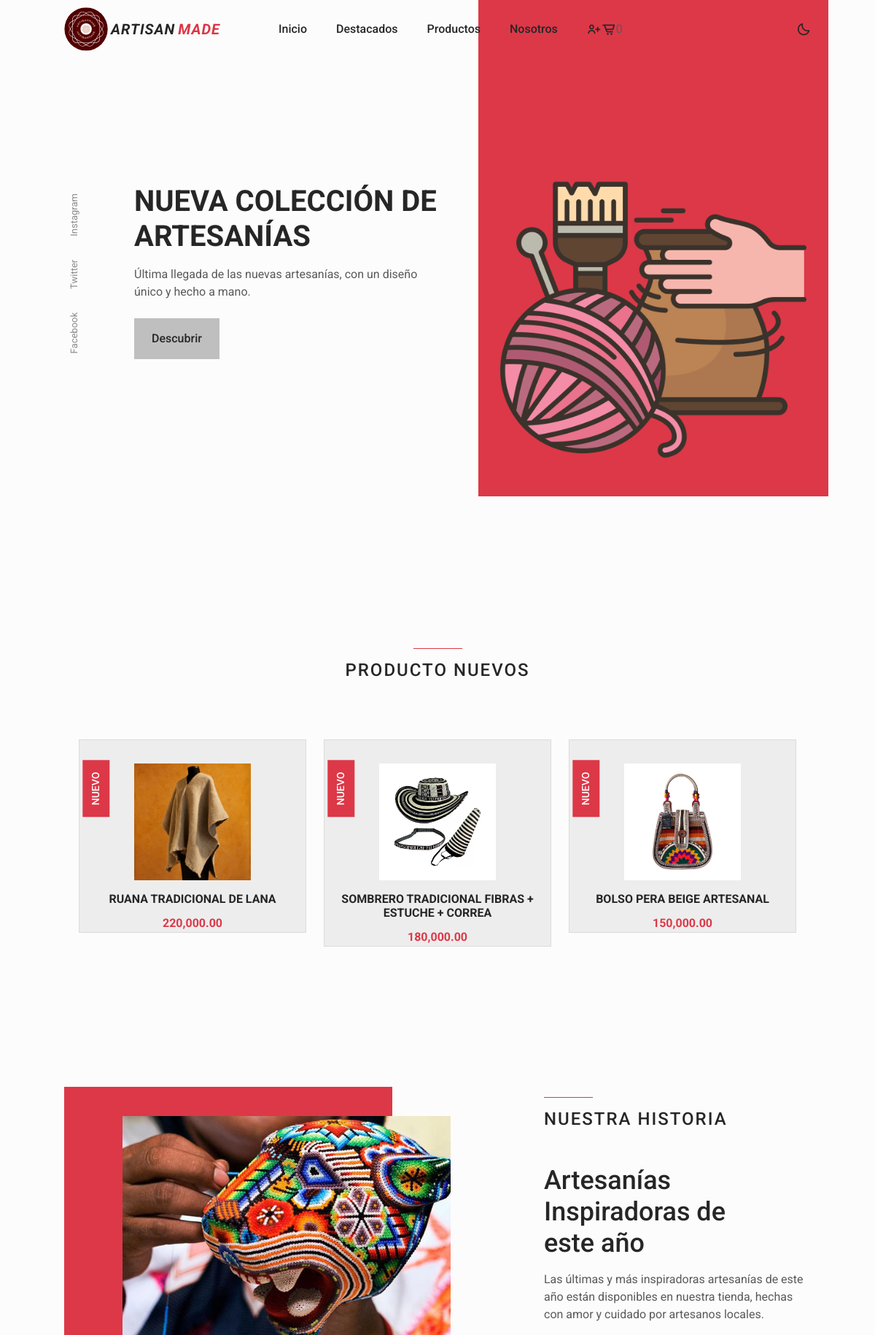
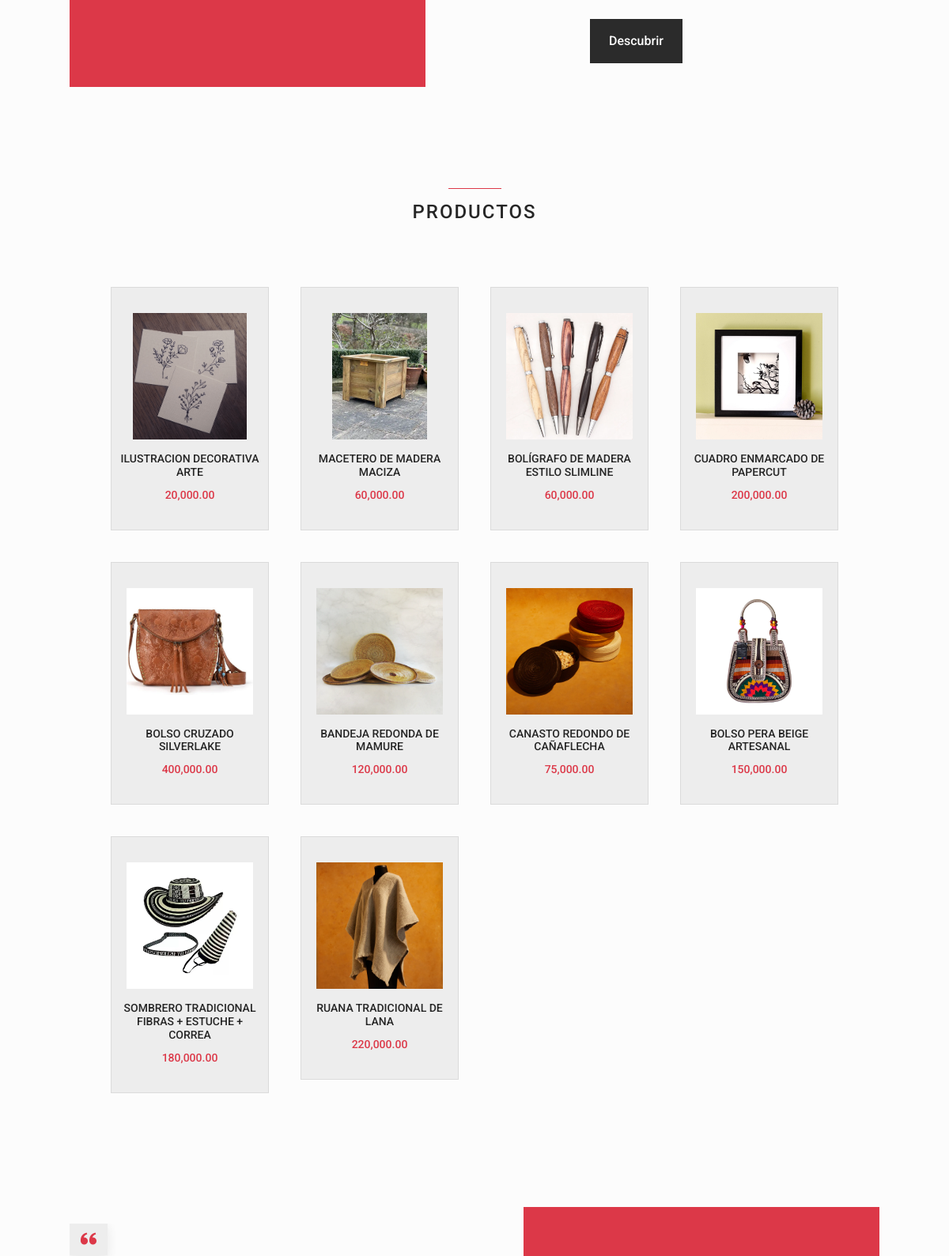
The page / (upper part) on the database its author committed (2 pictures, top to bottom).
### tables this page shows
CREATE TABLE `productos` (
  `id` int(11) NOT NULL,
  `nombre` varchar(200) NOT NULL,
  `descripcion` text NOT NULL,
  `precio` decimal(10,0) NOT NULL,
  `descuento` tinyint(3) NOT NULL DEFAULT 0,
  `activo` int(11) NOT NULL,
  `imagen_principal` varchar(255) NOT NULL,
  `fecha_registro` timestamp NOT NULL DEFAULT current_timestamp()
);

### index.php (the view, shortened to what this page needs)
<?php
require 'config/database.php';
$sql = $con->prepare("SELECT id, nombre, precio,imagen_principal FROM productos where activo=1");
$sql->execute();
$resultado = $sql->fetchAll(PDO::FETCH_ASSOC);
$sqlonly3 = $con->prepare("SELECT id, nombre, precio,imagen_principal FROM productos where activo=1 ORDER BY id DESC LIMIT 3;");
$sqlonly3->execute();
$resultonly3 = $sqlonly3->fetchAll(PDO::FETCH_ASSOC);
?>
<!DOCTYPE html>
<html lang="en">
<?php include 'template/head.php'; ?>
<body>
    <?php include 'template/header.php'; ?>
    <main class="main">
        <section class="home" id="home">
            <div class="home__container container grid">
                <div class="home__img-bg">
                    <img src="assets/img/img1.png" alt="" class="home__img">
                </div>
                <div class="home__social">
                    <a href="https://www.facebook.com/" target="_blank" class="home__social-link">
                        Facebook
                    </a>
                    <a href="https://twitter.com/" target="_blank" class="home__social-link">
                        Twitter
                    </a>
                    <a href="https://www.instagram.com/" target="_blank" class="home__social-link">
                        Instagram
                    </a>
                </div>
                <div class="home__data">
                    <h1 class="home__title">NUEVA COLECCIÓN DE ARTESANÍAS</h1>
                    <p class="home__description">
                        Última llegada de las nuevas artesanías, con un diseño único y hecho a mano.
                    </p>
                    <div class="home__btns">
                        <a href="#" class="button button--gray button--small">
                            Descubrir
                        </a>
                    </div>
                </div>
            </div>
        </section>
        <section class="featured section container" id="featured">
            <h2 class="section__title">Producto Nuevos</h2>
            <div class="featured__container grid">
                <?php foreach ($resultonly3 as $row) {
                $imagen = $row['imagen_principal'];
                ?>
                <a href="details.php?id=<?php echo $row['id']; ?>&token=<?php echo hash_hmac('sha1', $row['id'], KEY_TOKEN); ?>">
                    <article class="featured__card">
                        <span class="featured__tag">Nuevo</span>
                        <img class="products__img" src="<?php echo $imagen; ?>" alt="<?php echo $row['nombre']; ?>">
                        <div class="featured__data">
                            <h3 class="featured__title">
                                <?php echo $row['nombre']; ?>
                            </h3>
                            <span class="featured__price">
                                <?php echo number_format($row['precio'], 2, '.', ','); ?>
                            </span>
                        </div>
                    </article>
                </a>
                <?php } ?>
            </div>
        </section>
        <section class="story section container">
            <div class="story__container grid">
                <div class="story__data">
                    <h2 class="section__title story__section-title">
                        Nuestra Historia
                    </h2>
                    <h1 class="story__title">
                        Artesanías Inspiradoras de <br> este año
                    </h1>
                    <p class="story__description">
                        Las últimas y más inspiradoras artesanías de este año están disponibles en
                        nuestra tienda, hechas con amor y cuidado por artesanos locales.
                    </p>
                    <a href="#" class="button button--small">Descubrir</a>
                </div>
                <div class="story__images">
                    <img src="assets/img/img5.png" alt="" class="story__img">
                </div>
            </div>
        </section>
        <section class="products section container" id="products">
            <h2 class="section__title">
                Productos
            </h2>
            <div class="products__container grid">
                <?php foreach ($resultado as $row) {
                $imagen = $row['imagen_principal'];
                ?>
                <a href="details.php?id=<?php echo $row['id']; ?>&token=<?php echo hash_hmac('sha1', $row['id'], KEY_TOKEN); ?>">
                    <article class="products__card">
                        <img class="products__img" src="<?php echo $imagen; ?>" alt="<?php echo $row['nombre']; ?>">
                        <h3 class="products__title">
                            <?php echo $row['nombre']; ?>
                        </h3>
                        <span class="products__price">
                            <?php echo number_format($row['precio'], 2, '.', ','); ?>
                        </span>
                    </article>
                </a>
                <?php } ?>
            </div>
        </section>
        <section class="testimonial section container">
            <div class="testimonial__container grid">
                <div class="swiper testimonial-swiper">
                    <div class="swiper-wrapper">
                        <div class="testimonial__card swiper-slide">
                            <div class="testimonial__quote">
                                <i class='bx bxs-quote-alt-left'></i>
                            </div>
                        </div>
                    </div>
                </div>
                <div class="testimonial__images">
                </div>
            </div>
        </section>
    </main>
</body>
</html>

### template/head.php (shortened to what this page needs)
<head>
    <link href="https://cdn.jsdelivr.net/npm/bootstrap@5.1.3/dist/css/bootstrap.min.css" rel="stylesheet">
    <link rel="stylesheet" href="https://cdn.jsdelivr.net/npm/boxicons@latest/css/boxicons.min.css">
    <link rel="stylesheet" href="<?php echo BASE_URL; ?>/assets/css/swiper-bundle.min.css">
    <link rel="stylesheet" href="<?php echo BASE_URL; ?>assets/css/styles.css">
</head>

### template/header.php (shortened to what this page needs)
<header class="header" id="header">
        <nav class="nav container">
            <a href="<?php echo BASE_URL; ?>index.php" class="nav__logo">
            <img class="nav__logo-svg" src="<?php echo BASE_URL; ?>/assets/img/svg/Logo_ArtesanMade_Ball.svg" alt="Image">
                <i class='nav__logo nav__logo-icon'>ARTISAN<span class="text-danger">MADE</span></i>
            </a>
            <div class="nav__menu" id="nav-menu">
                <ul class="nav__list">
                    <li class="nav__item">
                        <a href="<?php echo BASE_URL; ?>index.php #home" class="nav__link">Inicio</a>
                    </li>
                    <li class="nav__item">
                        <a href="<?php echo BASE_URL; ?>index.php #featured" class="nav__link">Destacados</a>
                    </li>
                    <li class="nav__item">
                        <a href="<?php echo BASE_URL; ?>index.php #products" class="nav__link">Productos</a>
                    </li>
                    <li class="nav__item">
                    <a href="<?php echo BASE_URL; ?>nosotros.php #nosotros" class="nav__link">Nosotros</a>
                    </li>
                    <li class="nav__item d-flex align-items-center" style="line-height: 0;">
                    <?php if (isset($_SESSION['user_id'])) { ?>
                    <form method="post" action="config/config.php">
                    <button type="submit" name="logout"> <a class='bx bx-user-minus change-theme'></a></button>
                    </form>
                    <?php } else { ?>
                    <a class='bx bx-user-plus change-theme' href='login.php'></a>
                    <?php } ?>
                    <a class='bx bx-cart-alt change-theme' href="checkout.php"></a>
                    </li>
                </ul>
            </div>
            <div class="nav__btns">
                <i class='bx bx-moon change-theme' id="theme-button"></i>
            </div>
        </nav>
    </header>

### rows shown on the page
productos: imagen_principal (picture), nombre "RUANA TRADICIONAL DE LANA", precio "220,000.00"
productos: imagen_principal (picture), nombre "SOMBRERO TRADICIONAL FIBRAS + ESTUCHE + CORREA", precio "180,000.00"
productos: imagen_principal (picture), nombre "BOLSO PERA BEIGE ARTESANAL", precio "150,000.00"
productos: imagen_principal (picture), nombre "ILUSTRACION DECORATIVA ARTE", precio "20,000.00"
productos: imagen_principal (picture), nombre "MACETERO DE MADERA MACIZA", precio "60,000.00"
productos: imagen_principal (picture), nombre "BOLÍGRAFO DE MADERA ESTILO SLIMLINE", precio "60,000.00"
productos: imagen_principal (picture), nombre "CUADRO ENMARCADO DE PAPERCUT", precio "200,000.00"
productos: imagen_principal (picture), nombre "BOLSO CRUZADO SILVERLAKE", precio "400,000.00"
productos: imagen_principal (picture), nombre "BANDEJA REDONDA DE MAMURE", precio "120,000.00"
productos: imagen_principal (picture), nombre "CANASTO REDONDO DE CAÑAFLECHA", precio "75,000.00"
